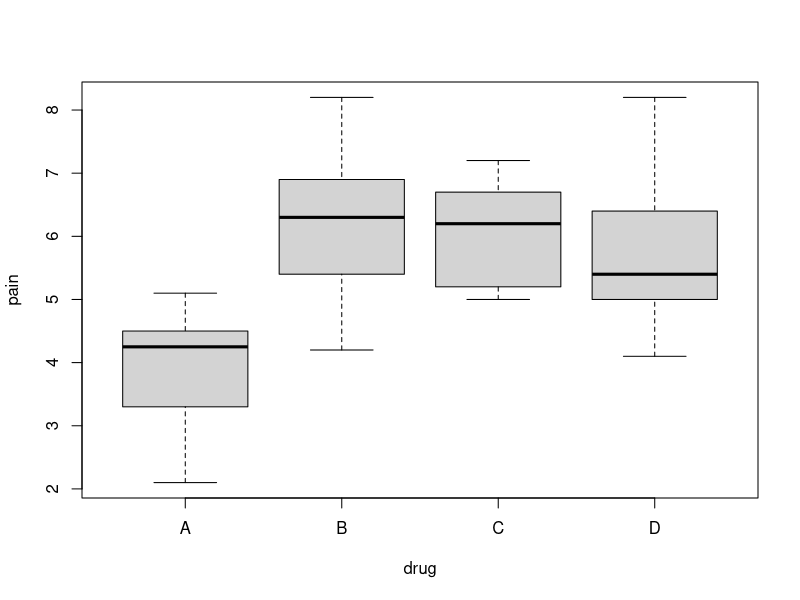
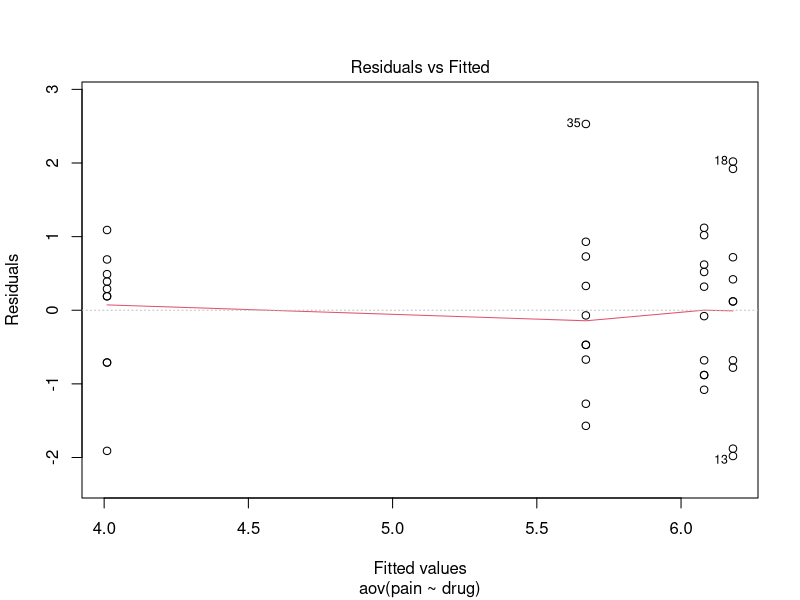
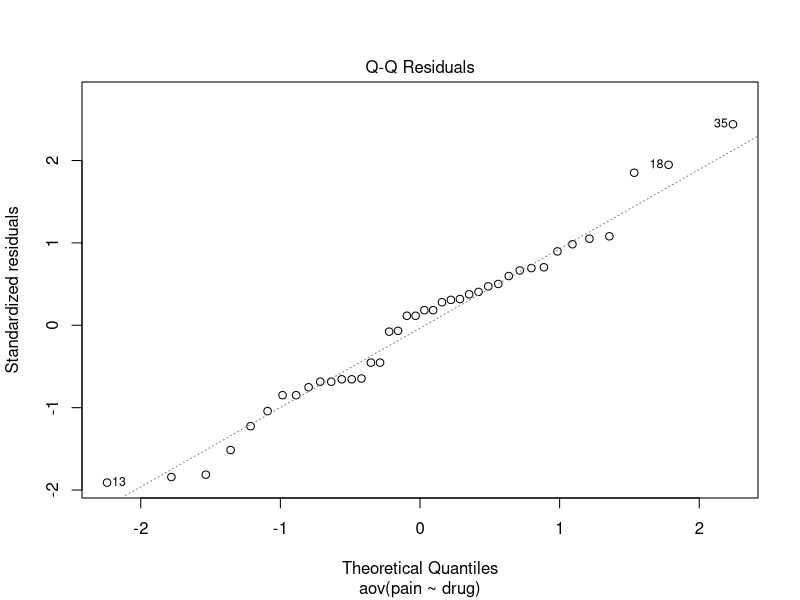
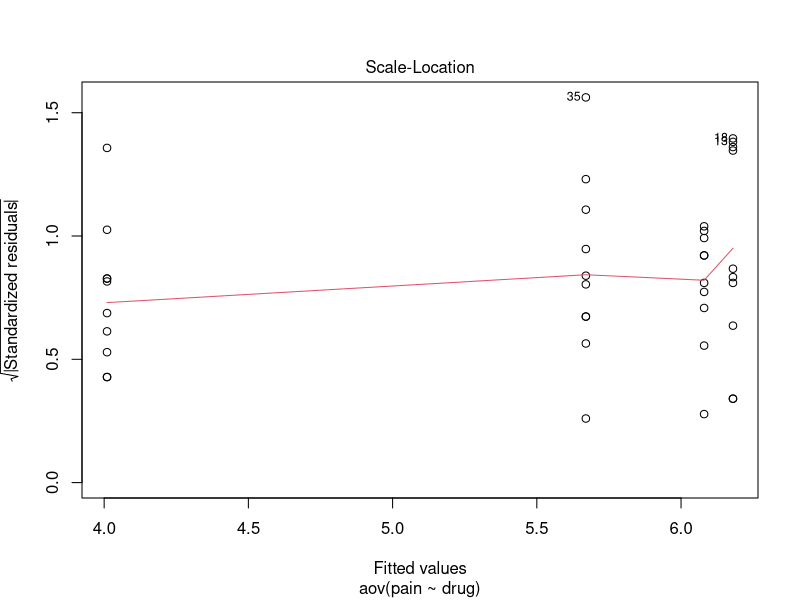
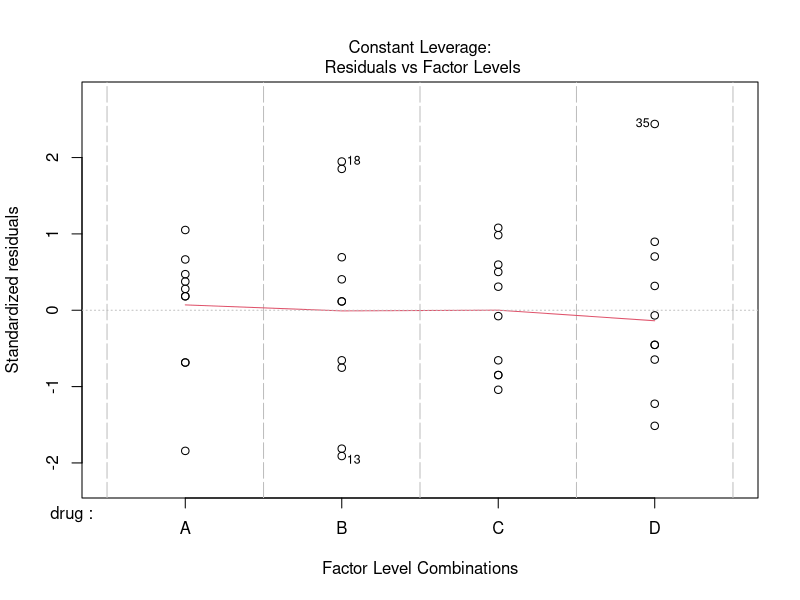
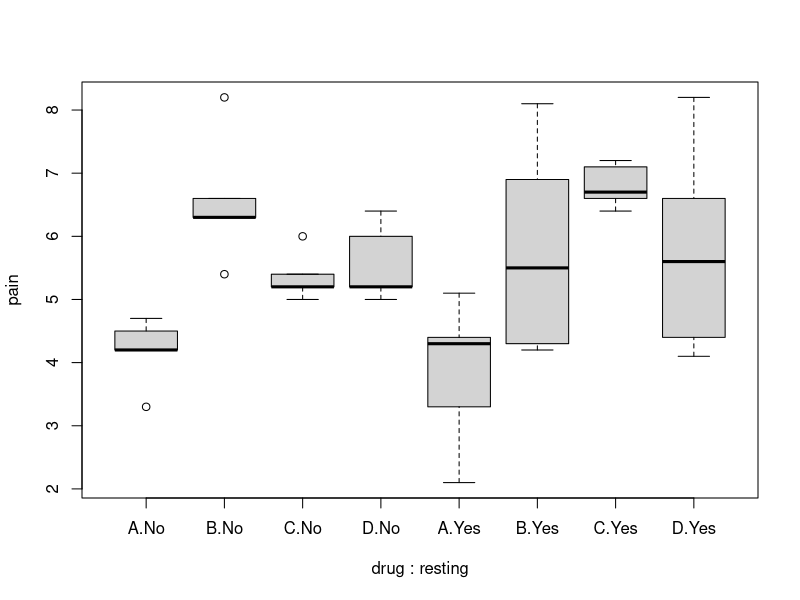

These figures' R source, in order:
#Experiment: searching for drug effect for migrene
#Four different pain killers
#Each group is independent and randomly selected
#Each group has 10 individuals
#We ask each patient to use a certain brand 
#Then evaluate their pain in a scale of 0-10.
A <- c(4.4, 5.1, 4.3, 3.3, 2.1, 4.7, 3.3, 4.5, 4.2, 4.2)
B <- c(6.9, 8.1, 4.2, 5.5, 4.3, 6.6, 5.4, 8.2, 6.3, 6.3)
C <- c(6.7, 7.1, 6.4, 6.6, 7.2, 5.4, 6.0, 5.0, 5.2, 5.2)
D <- c(6.6, 4.1, 4.4, 5.6, 8.2, 6.4, 6.0, 5.0, 5.2, 5.2)

#1) visualisation
pain <- c(A,B,C,D)
drug <- as.factor(c(rep("A",10), rep("B",10), rep("C",10), rep("D",10)))
migrene = data.frame(pain,drug)
boxplot(pain~drug, data=migrene)

#2) Assumptions
shapiro.test(A) #Normal
shapiro.test(B) #Normal
shapiro.test(C) #Normal
shapiro.test(D) #Normal

#Variance homogenety
#H0:var1=var2=var3=var4
#Ha:At least one of them is different
bartlett.test(pain~drug, data=migrene)
#p-value=0.38>0.05 Not reject the null. Assume variances are equal.

#3) Analysis of variance
#H0:mu1=mu2=mu3=mu4
#Ha:At least one of them is different
model<-aov(pain~drug, data=migrene)
model$coefficients
summary(model)
qf(1-0.05, 3, 36)

#4) Find out who is different? Posthoc test
TukeyHSD(model)

#5) Distribution of the error term. Linear error terms 
#should include some proporties if the assumptions are true
plot(model)

#TWO-WAY ANOVA
resting<- as.factor( c(rep("Yes",5), rep("No",5),
                       rep("Yes",5), rep("No",5),
                       rep("Yes",5), rep("No",5),
                       rep("Yes",5), rep("No",5)))
migrene = data.frame(pain,drug,resting)
boxplot(pain~drug+resting, data=migrene)

model2way<-aov(pain~drug+resting, data=migrene)
summary(model2way)

TukeyHSD(model2way)
